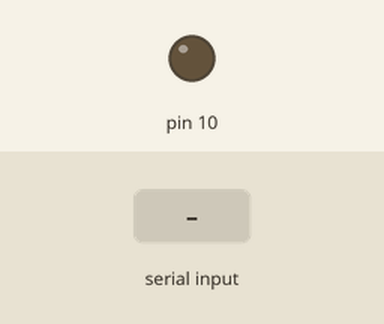
Bench run of a sketch on a simulated Arduino Uno, built with avr-gcc and run on an emulated ATmega328P. Parts: output pins drawn as LEDs (lit = HIGH). Inputs (shaded band) come from the test bench.

Above: at 1.2 s.
1.3 s: "A" received over Serial
At 2.2 s:
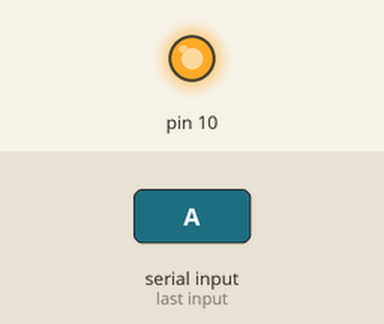
2.8 s: "B" received over Serial
At 3.4 s:
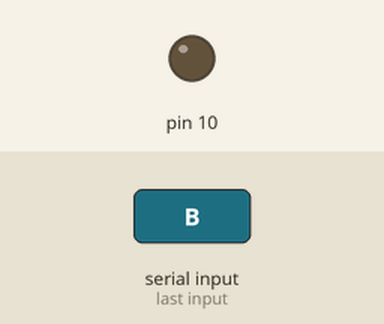
Timing chart, 0 to 5.8 s (numbered marks = the images above; inputs shaded):
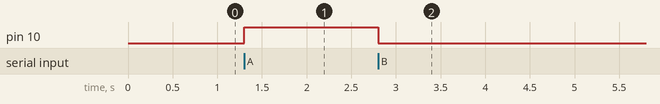

Measured:
- after the input at 1.3 s, pin 10: LOW → HIGH at once
- after the input at 2.8 s, pin 10: HIGH → LOW at once

The sketch:

bluetooth-1-led.ino
```cpp
char dato;
void setup() {
  Serial.begin(9600);
  pinMode(10,OUTPUT);
}

void loop() {
  dato = Serial.read();
  if(dato=='A'){
    digitalWrite(10,HIGH);
  }
  else if(dato=='B'){
    digitalWrite(10,LOW);
  }
}
```
